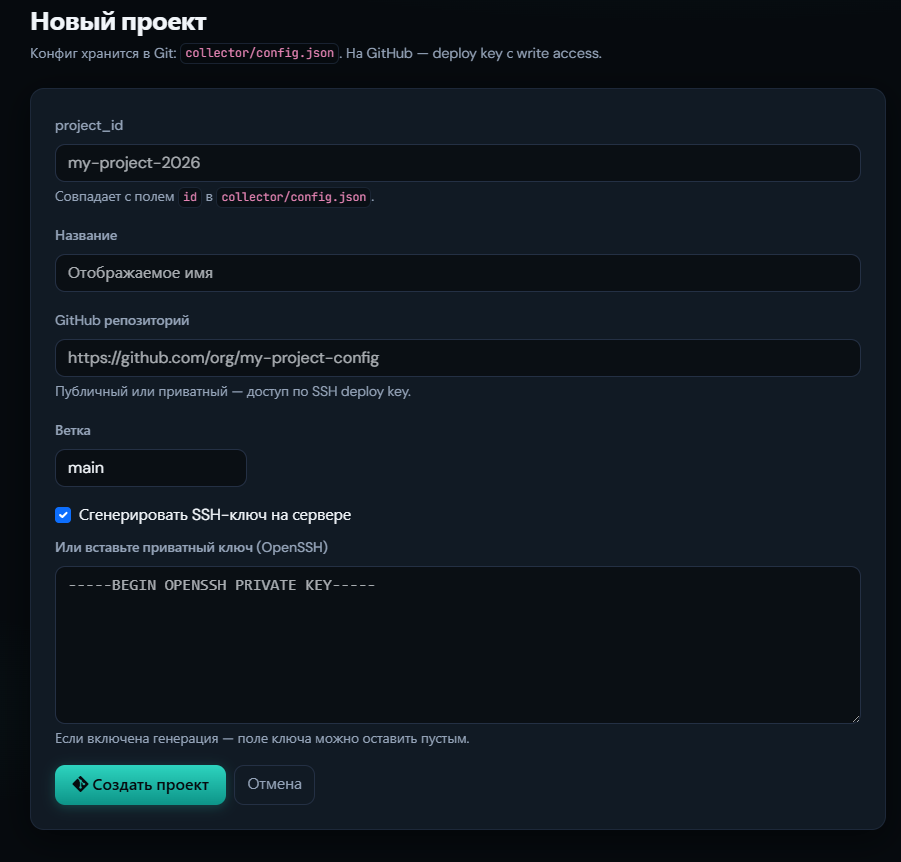
#> input picture specs/presentation/img/Config/1.png, 901 x 862 px, found by its file name; the run also reads 1 picture not shown here
$ python make_admin_packages_gif.py img/Config/1.png
#> lines starting #> are read from the running program, lines starting #| are printed output that depends on the picture
"""Build STEP 04 GIF — admin package list, filter, view/edit."""

import shutil
import subprocess
import tempfile
from pathlib import Path

from PIL import Image, ImageDraw, ImageFont

TARGET_W = 1110
TARGET_H = 1170
TOP_H = 68
BOTTOM_H = 36
IMG_AREA_H = TARGET_H - TOP_H - BOTTOM_H

BG = (18, 18, 24)
HEADER_BG = (30, 42, 61)
ACCENT = (61, 204, 133)  # STEP 04 green
BADGE = (61, 204, 133)
TEXT = (232, 234, 237)
TEXT_MUTED = (156, 163, 175)

STAGES_TOTAL = 3

FRAMES_RU = [
    ("1.png", 1, "Список всех принятых пакетов", None),
    ("2.png", 2, "Фильтрация пакетов по параметрам формы", None),
    ("3.png", 3, "Просмотр и редактирование пакета", "1/4"),
    ("4.png", 3, "Просмотр и редактирование пакета", "2/4"),
    ("5.png", 3, "Просмотр и редактирование пакета", "3/4"),
    ("6.png", 3, "Просмотр и редактирование пакета", "4/4"),
]
FRAMES_EN = [
    ("1.png", 1, "List of all accepted packages", None),
    ("2.png", 2, "Filtering packages by form parameters", None),
    ("3.png", 3, "Viewing and editing a package", "1/4"),
    ("4.png", 3, "Viewing and editing a package", "2/4"),
    ("5.png", 3, "Viewing and editing a package", "3/4"),
    ("6.png", 3, "Viewing and editing a package", "4/4"),
]

HOLD_MS = 2400
FADE_FRAMES = 5


def _font(size: int, bold: bool = False):
    for path in (
        "C:/Windows/Fonts/segoeuib.ttf" if bold else "C:/Windows/Fonts/segoeui.ttf",
        "C:/Windows/Fonts/arialbd.ttf" if bold else "C:/Windows/Fonts/arial.ttf",
    ):
        if Path(path).exists():
            return ImageFont.truetype(path, size)
    return ImageFont.load_default()


def _top_header(stage: int, headline: str, sub: str | None) -> Image.Image:
    bar = Image.new("RGBA", (TARGET_W, TOP_H), (*HEADER_BG, 255))
    draw = ImageDraw.Draw(bar)
    draw.rectangle((0, TOP_H - 3, TARGET_W, TOP_H), fill=ACCENT)

    badge_r = 22
    bx, by = 18, TOP_H // 2
    draw.ellipse(
        (bx - badge_r, by - badge_r, bx + badge_r, by + badge_r),
        fill=BADGE,
    )
    sf = _font(20, True)
    st = str(stage)
    bbox = draw.textbbox((0, 0), st, font=sf)
    tw, th = bbox[2] - bbox[0], bbox[3] - bbox[1]
    draw.text((bx - tw // 2, by - th // 2 - 2), st, font=sf, fill=BG)

    title = headline if not sub else f"{headline}  ({sub})"
    hf = _font(22 if len(title) < 42 else 19, True)
    draw.text((bx + badge_r + 14, 20), title, font=hf, fill=TEXT)
    return bar


def _bottom_bar(
    stage: int, frame_idx: int, frames: list, stage_label: str, frame_label: str
) -> Image.Image:
    bar = Image.new("RGBA", (TARGET_W, BOTTOM_H), (*BG, 255))
    draw = ImageDraw.Draw(bar)
    label = (
        f"{stage_label} {stage} / {STAGES_TOTAL}  ·  Staff Admin  ·  "
        f"{frame_label} {frame_idx}/{len(frames)}"
    )
    draw.text((20, 8), label, font=_font(14), fill=TEXT_MUTED)
    return bar


def _fit_image(img: Image.Image) -> Image.Image:
    img = img.convert("RGBA")
    iw, ih = img.size
    scale = min((TARGET_W - 32) / iw, (IMG_AREA_H - 32) / ih)
    nw, nh = int(iw * scale), int(ih * scale)
    resized = img.resize((nw, nh), Image.Resampling.LANCZOS)

    canvas = Image.new("RGBA", (TARGET_W, IMG_AREA_H), (*BG, 255))
    x = (TARGET_W - nw) // 2
    y = (IMG_AREA_H - nh) // 2
    pad = 10
    card = Image.new("RGBA", (nw + pad * 2, nh + pad * 2), (0, 0, 0, 0))
    draw = ImageDraw.Draw(card)
    draw.rounded_rectangle(
        (0, 0, nw + pad * 2 - 1, nh + pad * 2 - 1),
        radius=14,
        fill=(24, 32, 48, 255),
        outline=(58, 69, 88, 255),
        width=2,
    )
    canvas.paste(card, (x - pad, y - pad), card)
    canvas.paste(resized, (x, y), resized)
    return canvas


def _compose_frame(
    img_path: Path,
    stage: int,
    headline: str,
    sub: str | None,
    frame_idx: int,
    frames: list,
    stage_label: str,
    frame_label: str,
) -> Image.Image:
    out = Image.new("RGB", (TARGET_W, TARGET_H), BG)
    out.paste(_top_header(stage, headline, sub), (0, 0))
    out.paste(_fit_image(Image.open(img_path)), (0, TOP_H))
    out.paste(_bottom_bar(stage, frame_idx, frames, stage_label, frame_label), (0, TOP_H + IMG_AREA_H))
    return out


def _timeline(frames: list[Image.Image]) -> list[Image.Image]:
    seq: list[Image.Image] = []
    for i, frame in enumerate(frames):
        seq.append(frame)
        if i < len(frames) - 1:
            nxt = frames[i + 1]
            for step in range(1, FADE_FRAMES + 1):
                seq.append(Image.blend(frame, nxt, step / (FADE_FRAMES + 1)))
    return seq


def _save_with_ffmpeg(png_dir: Path, out_gif: Path, fps: float = 2.0) -> bool:
    ffmpeg = shutil.which("ffmpeg")
    if not ffmpeg:
        return False
    vf = (
        f"fps={fps},scale={TARGET_W}:{TARGET_H}:flags=lanczos,split[s0][s1];"
        "[s0]palettegen=max_colors=256:stats_mode=diff[p];"
        "[s1][p]paletteuse=dither=bayer:bayer_scale=2"
    )
    try:
        subprocess.run(
            [
                ffmpeg, "-y", "-framerate", str(fps), "-i",
                str(png_dir / "frame_%03d.png"), "-vf", vf, "-loop", "0", str(out_gif),
            ],
            check=True,
            capture_output=True,
        )
        return True
    except subprocess.CalledProcessError:
        return False


def build(
    src_dir: Path,
    out_gif: Path,
    frames: list | None = None,
    stage_label: str = "Этап",
    frame_label: str = "кадр",
) -> Path:
    frames = frames or FRAMES_RU
    key_frames = [
        _compose_frame(
            src_dir / fname, stage, headline, sub, i + 1, frames, stage_label, frame_label
        )
        for i, (fname, stage, headline, sub) in enumerate(frames)
    ]
#> in _top_header, `bar = Image.new("RGBA", (TARGET_W, TOP_H), (*HEADER_BG, 255))`:
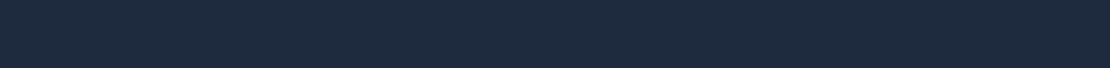
#> bar: PIL image 1110x68 RGBA; mean R, G, B, A 30, 42, 61, 255
#> in _top_header, `bbox = draw.textbbox((0, 0), st, font=sf)`: bbox = (0, 2, 6, 10)
#> in _top_header, `tw, th = bbox[2] - bbox[0], bbox[3] - bbox[1]`: tw = 6; th = 8
#> in _fit_image, img is the input picture: PIL image 901x862 RGBA; mean R, G, B, A 16.1, 24.2, 31.7, 255
#> in _fit_image, `card = Image.new("RGBA", (nw + pad * 2, nh + pad * 2), (0, 0, 0, 0))`: card: PIL image 1098x1051 RGBA; every value is 0
#> call 2 of _compose_frame, with stage = 2, headline = 'Фильтрация пакетов по параметрам формы', frame_idx = 2, stage_label = 'Этап', frame_label = 'кадр'
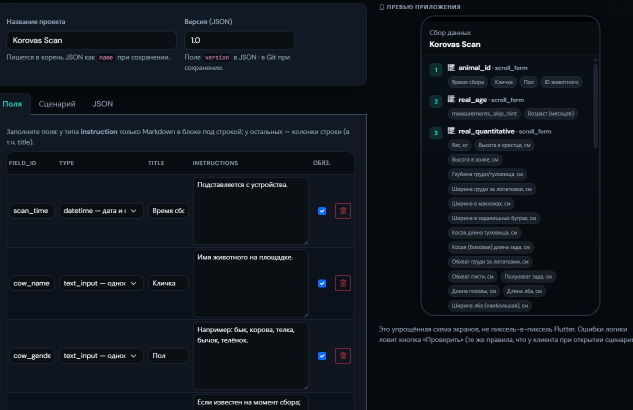
#> input picture specs/presentation/img/Config/2.png, 1266 x 820 px, found by its file name (shown at 1/2 size)
#> in _fit_image, img is the input picture: PIL image 1266x820 RGBA; mean R, G, B, A 15.6, 21.6, 28.7, 255
#> in _fit_image (call 2), `card = Image.new("RGBA", (nw + pad * 2, nh + pad * 2), (0, 0, 0, 0))`: card: PIL image 1098x718 RGBA; every value is 0
#> call 3 of _compose_frame, with stage = 3, headline = 'Просмотр и редактирование пакета', sub = '1/4', frame_idx = 3, stage_label = 'Этап', frame_label = 'кадр'
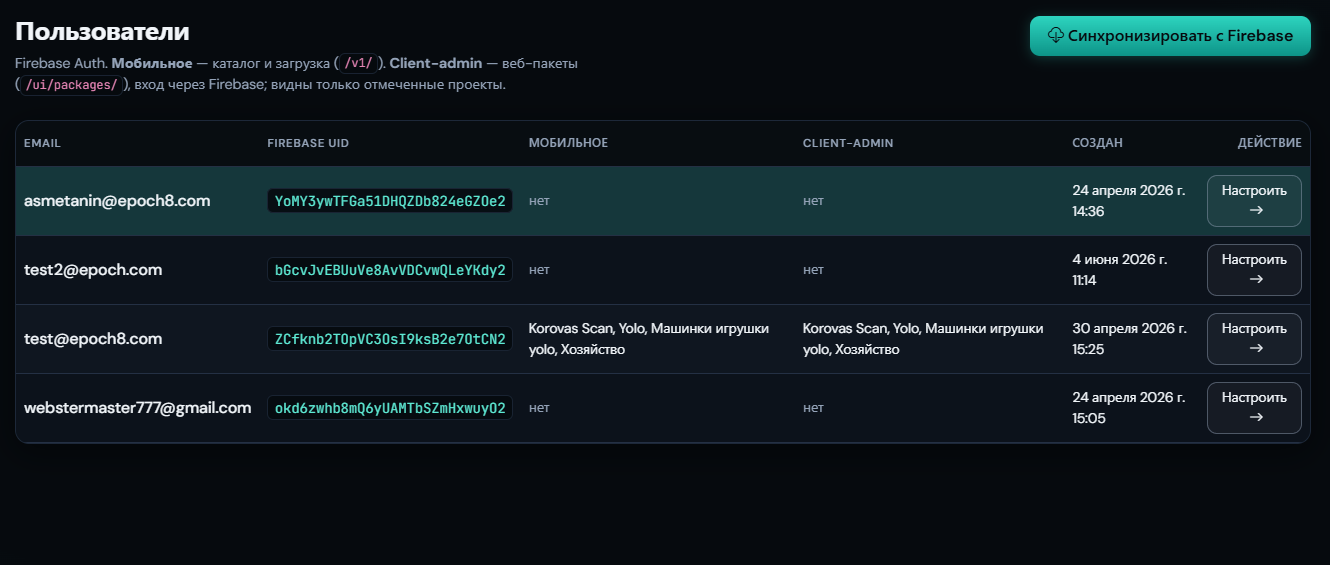
#> input picture specs/presentation/img/Config/3.png, 1330 x 565 px, found by its file name
#> in _fit_image, img is the input picture: PIL image 1330x565 RGBA; mean R, G, B, A 15.6, 26.5, 32.1, 255
#> in _fit_image (call 3), `card = Image.new("RGBA", (nw + pad * 2, nh + pad * 2), (0, 0, 0, 0))`: card: PIL image 1098x477 RGBA; every value is 0
#> call 4 of _compose_frame, with stage = 3, headline = 'Просмотр и редактирование пакета', sub = '2/4', frame_idx = 4, stage_label = 'Этап', frame_label = 'кадр'
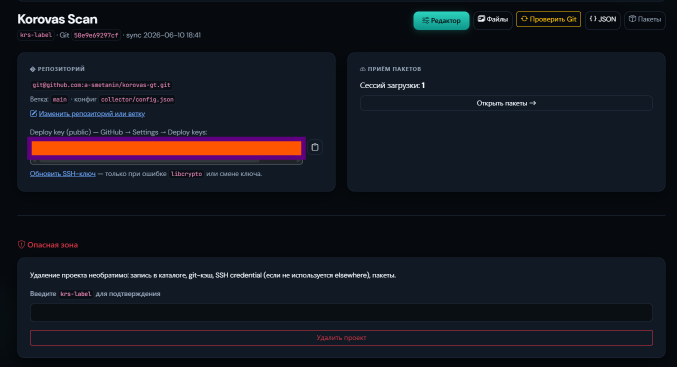
#> input picture specs/presentation/img/Config/4.png, 1353 x 733 px, found by its file name (shown at 1/2 size)
#> in _fit_image, img is the input picture: PIL image 1353x733 RGBA; mean R, G, B, A 20.5, 23.4, 30.7, 255
#> in _fit_image (call 4), `card = Image.new("RGBA", (nw + pad * 2, nh + pad * 2), (0, 0, 0, 0))`: card: PIL image 1098x604 RGBA; every value is 0
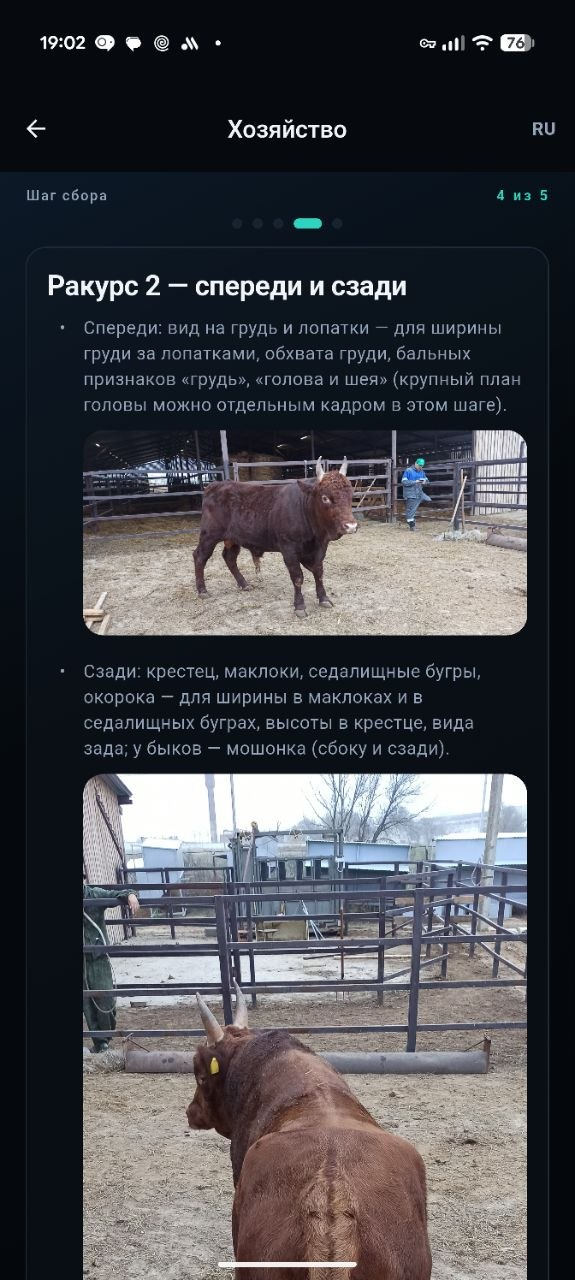
#> input picture specs/presentation/img/Flutter/5.png, 575 x 1280 px, found by its file name
#> in _fit_image (call 5), `card = Image.new("RGBA", (nw + pad * 2, nh + pad * 2), (0, 0, 0, 0))`: card: PIL image 484x1054 RGBA; every value is 0
#> in _fit_image (call 5), `canvas.paste(card, (x - pad, y - pad), card)`:
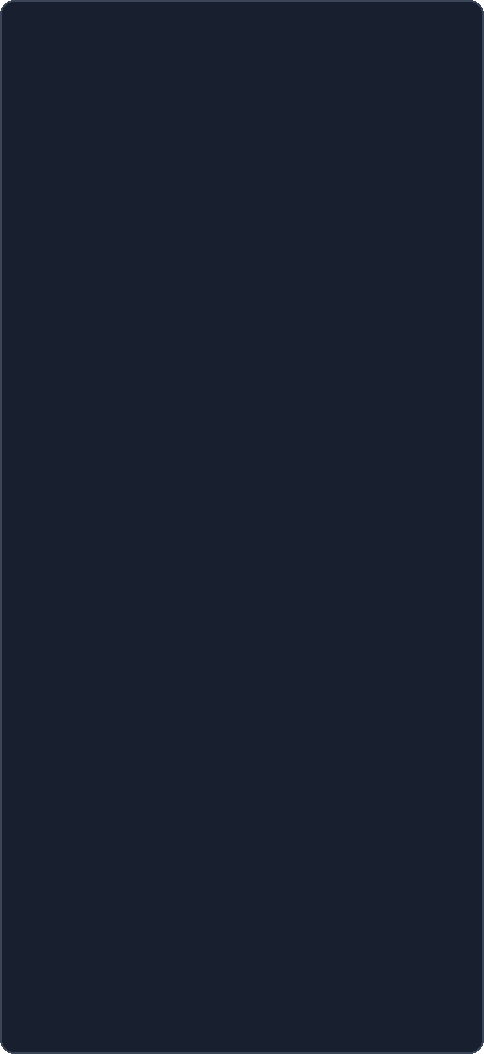
#> card: PIL image 484x1054 RGBA; mean R, G, B, A 24.4, 32.4, 48.5, 254.9; transparent parts drawn white
#> in _fit_image (call 5), `canvas.paste(resized, (x, y), resized)`:
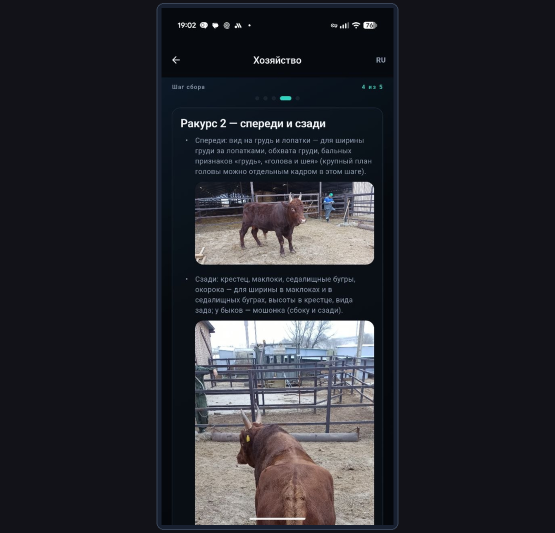
#> canvas: PIL image 1110x1066 RGBA (shown at 1/2 size); mean R, G, B, A 38.7, 39.3, 45.1, 255
#> key_frames = 6 items
    seq = _timeline(key_frames)
#> the loop in _timeline, `for i, frame in enumerate(frames):` made 6 passes
#> after the loop in _timeline, `for i, frame in enumerate(frames):`: seq = 31 items
#> seq = 31 items

    with tempfile.TemporaryDirectory() as tmp:
        tmp_path = Path(tmp)
        for i, frame in enumerate(seq):
            frame.save(tmp_path / f"frame_{i:03d}.png")
#> this loop made 31 passes

        if _save_with_ffmpeg(tmp_path, out_gif):
            return out_gif

        key_frames[0].save(
            out_gif,
            save_all=True,
            append_images=key_frames[1:],
            duration=[HOLD_MS] * len(key_frames),
            loop=0,
            optimize=True,
        )
    return out_gif


if __name__ == "__main__":
    import sys

    root = Path(__file__).resolve().parent
    en = "--en" in sys.argv
    if en:
        src = root / "img" / "UI_en"
        out = root / "img" / "admin-packages-en.gif"
        result = build(src, out, FRAMES_EN, "Stage", "frame")
    else:
        src = root / "img" / "UI"
        out = root / "img" / "admin-packages.gif"
        result = build(src, out, FRAMES_RU, "Этап", "кадр")
    print(f"Created: {result}")
#> (the run stopped early here; a loop or call above may not have finished)
